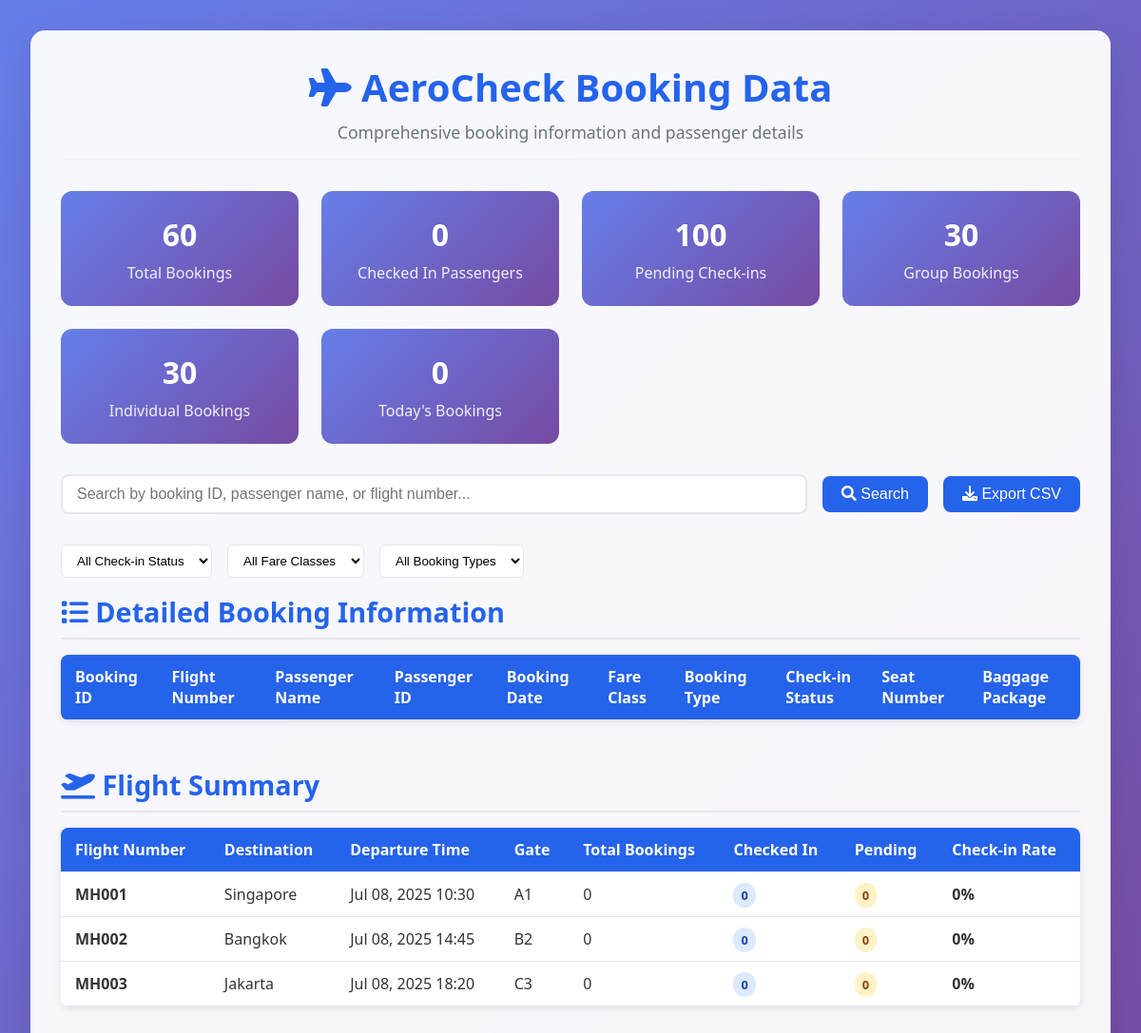
Before: /get_booking_data.php with the older database file.
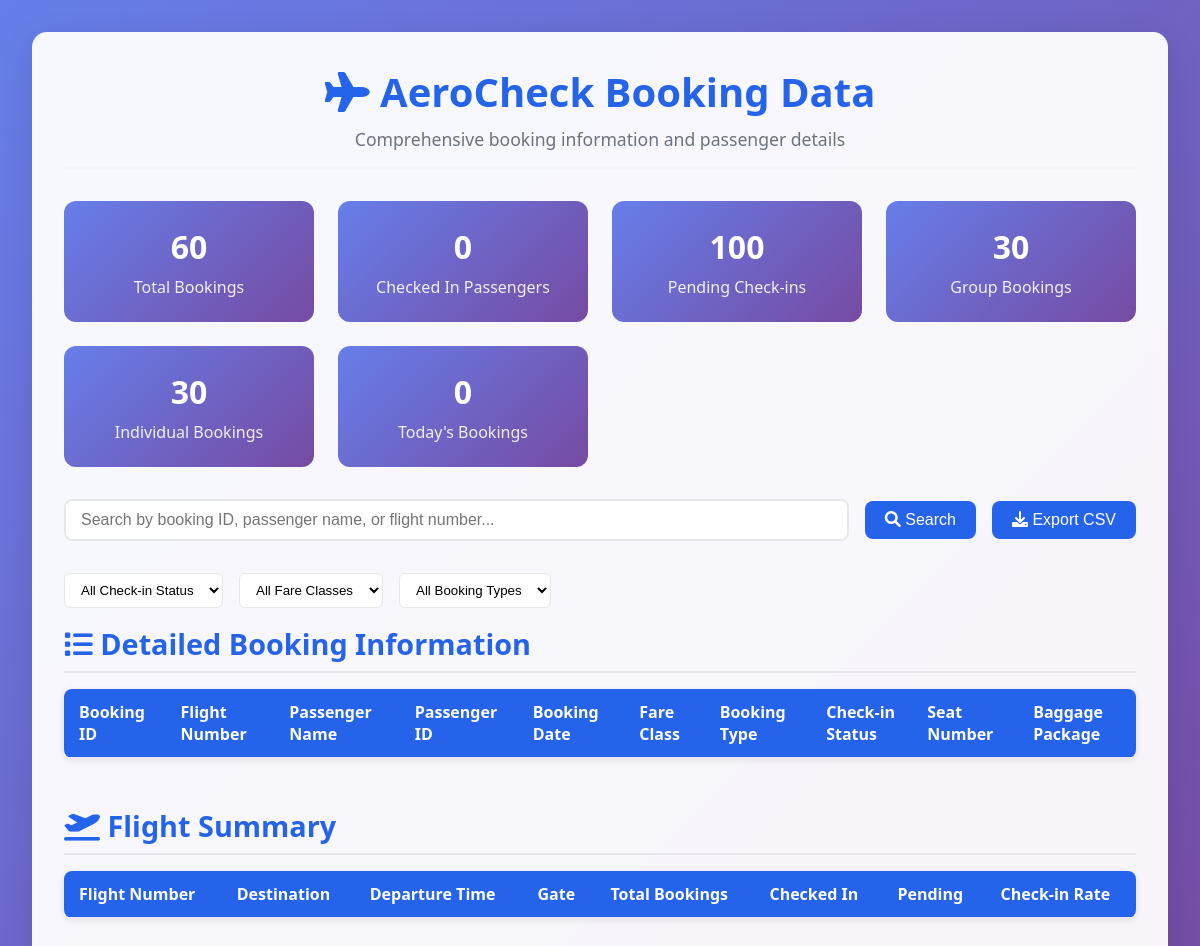
After: the same page with the newer database file.
### tables this page shows
CREATE TABLE IF NOT EXISTS `flights` (
    `flight_number` VARCHAR(20) PRIMARY KEY,
    `departure_time` DATETIME NOT NULL,
    `destination` VARCHAR(100) NOT NULL,
    `gate` VARCHAR(10) NOT NULL,
    `status` VARCHAR(20) DEFAULT 'On Time',
    `capacity` ENUM('182', '110') NOT NULL DEFAULT '182'
);

### get_booking_data.php (the view, shortened to what this page needs)
<?php
$dbconnect = include 'databaseconnect.php';
?>
<!DOCTYPE html>
<html lang="en">
<head>
    <link href="https://cdnjs.cloudflare.com/ajax/libs/font-awesome/6.0.0/css/all.min.css" rel="stylesheet">
</head>
<body>
    <div class="container">
        <div class="header">
            <h1><i class="fas fa-plane"></i> AeroCheck Booking Data</h1>
            <p>Comprehensive booking information and passenger details</p>
        </div>
        <?php
        try {
            $stats = [];
            $stmt = $dbconnect->query("SELECT COUNT(*) as total FROM bookings");
            $stats['total_bookings'] = $stmt->fetch(PDO::FETCH_ASSOC)['total'];
            $stmt = $dbconnect->query("SELECT COUNT(*) as checked_in FROM booking_passengers WHERE check_in_status = 'Checked In'");
            $stats['checked_in'] = $stmt->fetch(PDO::FETCH_ASSOC)['checked_in'];
            $stmt = $dbconnect->query("SELECT COUNT(*) as not_checked_in FROM booking_passengers WHERE check_in_status = 'Not Checked In'");
            $stats['not_checked_in'] = $stmt->fetch(PDO::FETCH_ASSOC)['not_checked_in'];
            $stmt = $dbconnect->query("SELECT COUNT(*) as group_bookings FROM bookings WHERE is_group_booking = TRUE");
            $stats['group_bookings'] = $stmt->fetch(PDO::FETCH_ASSOC)['group_bookings'];
            $stmt = $dbconnect->query("SELECT COUNT(*) as individual_bookings FROM bookings WHERE is_group_booking = FALSE");
            $stats['individual_bookings'] = $stmt->fetch(PDO::FETCH_ASSOC)['individual_bookings'];
            $stmt = $dbconnect->query("SELECT COUNT(*) as today_bookings FROM bookings WHERE DATE(booking_date) = CURDATE()");
            $stats['today_bookings'] = $stmt->fetch(PDO::FETCH_ASSOC)['today_bookings'];
        ?>
        <div class="stats-grid">
            <div class="stat-card">
                <h3><?= $stats['total_bookings'] ?></h3>
                <p>Total Bookings</p>
            </div>
            <div class="stat-card">
                <h3><?= $stats['checked_in'] ?></h3>
                <p>Checked In Passengers</p>
            </div>
            <div class="stat-card">
                <h3><?= $stats['not_checked_in'] ?></h3>
                <p>Pending Check-ins</p>
            </div>
            <div class="stat-card">
                <h3><?= $stats['group_bookings'] ?></h3>
                <p>Group Bookings</p>
            </div>
            <div class="stat-card">
                <h3><?= $stats['individual_bookings'] ?></h3>
                <p>Individual Bookings</p>
            </div>
            <div class="stat-card">
                <h3><?= $stats['today_bookings'] ?></h3>
                <p>Today's Bookings</p>
            </div>
        </div>
        <div class="search-box">
            <input type="text" id="searchInput" placeholder="Search by booking ID, passenger name, or flight number...">
            <button onclick="filterTable()"><i class="fas fa-search"></i> Search</button>
            <button class="export-btn" onclick="exportToCSV()"><i class="fas fa-download"></i> Export CSV</button>
        </div>
        <div class="filter-options">
            <select id="statusFilter" onchange="filterTable()">
                <option value="">All Check-in Status</option>
            </select>
            <select id="fareClassFilter" onchange="filterTable()">
                <option value="">All Fare Classes</option>
            </select>
            <select id="bookingTypeFilter" onchange="filterTable()">
                <option value="">All Booking Types</option>
            </select>
        </div>
        <div class="section">
            <h2><i class="fas fa-list"></i> Detailed Booking Information</h2>
            <div class="table-container">
                <table id="bookingTable">
                    <thead>
                        <tr>
                            <th>Booking ID</th>
                            <th>Flight Number</th>
                            <th>Passenger Name</th>
                            <th>Passenger ID</th>
                            <th>Booking Date</th>
                            <th>Fare Class</th>
                            <th>Booking Type</th>
                            <th>Check-in Status</th>
                            <th>Seat Number</th>
                            <th>Baggage Package</th>
                        </tr>
                    </thead>
                </table>
            </div>
        </div>
        <div class="section">
            <h2><i class="fas fa-plane-departure"></i> Flight Summary</h2>
            <div class="table-container">
                <table>
                    <thead>
                        <tr>
                            <th>Flight Number</th>
                            <th>Destination</th>
                            <th>Departure Time</th>
                            <th>Gate</th>
                            <th>Total Bookings</th>
                            <th>Checked In</th>
                            <th>Pending</th>
                            <th>Check-in Rate</th>
                        </tr>
                    </thead>
                    <tbody>
                        <?php
                        $stmt = $dbconnect->query("
                            SELECT
                                f.flight_number,
                                f.destination,
                                f.departure_time,
                                f.gate,
                                COUNT(bp.id) as total_passengers,
                                SUM(CASE WHEN bp.check_in_status = 'Checked In' THEN 1 ELSE 0 END) as checked_in,
                                SUM(CASE WHEN bp.check_in_status = 'Not Checked In' THEN 1 ELSE 0 END) as pending
                            FROM flights f
                            LEFT JOIN bookings b ON f.flight_number = b.flight_number
                            LEFT JOIN booking_passengers bp ON b.booking_id = bp.booking_id
                            GROUP BY f.flight_number
                            ORDER BY f.departure_time
                        ");
                        while ($row = $stmt->fetch(PDO::FETCH_ASSOC)) {
                            $checkInRate = $row['total_passengers'] > 0 ?
                                round(($row['checked_in'] / $row['total_passengers']) * 100, 1) : 0;
                            echo "<tr>";
                            echo "<td><strong>{$row['flight_number']}</strong></td>";
                            echo "<td>{$row['destination']}</td>";
                            echo "<td>" . date('M d, Y H:i', strtotime($row['departure_time'])) . "</td>";
                            echo "<td>{$row['gate']}</td>";
                            echo "<td>{$row['total_passengers']}</td>";
                            echo "<td><span class='status-badge status-checked-in'>{$row['checked_in']}</span></td>";
                            echo "<td><span class='status-badge status-not-checked-in'>{$row['pending']}</span></td>";
                            echo "<td><strong>{$checkInRate}%</strong></td>";
                            echo "</tr>";
                        }
                        ?>
                    </tbody>
                </table>
            </div>
        </div>
        <?php
        } catch (PDOException $e) {
            echo "<div style='background: #fee2e2; color: #dc2626; padding: 1rem; border-radius: 8px; margin: 1rem 0;'>";
            echo "<strong>Database Error:</strong> " . $e->getMessage();
            echo "</div>";
        }
        ?>
    </div>
</body>
</html>

### get_booking_data.php (style rules this page uses)
* { margin: 0; padding: 0; box-sizing: border-box; }
body { font-family: 'Segoe UI', Tahoma, Geneva, Verdana, sans-serif; background: linear-gradient(135deg, #667eea 0%, #764ba2 100%); min-height: 100vh; color: #333; padding: 2rem; }
.container { max-width: 1400px; margin: 0 auto; background: rgba(255, 255, 255, 0.95); backdrop-filter: blur(10px); border-radius: 15px; box-shadow: 0 8px 32px rgba(0, 0, 0, 0.1); padding: 2rem; }
.header { text-align: center; margin-bottom: 2rem; padding-bottom: 1rem; border-bottom: 2px solid #f1f5f9; }
.header h1 { color: #2563eb; font-size: 2.5rem; margin-bottom: 0.5rem; }
.header p { color: #6b7280; font-size: 1.1rem; }
.stats-grid { display: grid; grid-template-columns: repeat(auto-fit, minmax(250px, 1fr)); gap: 1.5rem; margin-bottom: 2rem; }
.stat-card { background: linear-gradient(135deg, #667eea, #764ba2); color: white; padding: 1.5rem; border-radius: 12px; text-align: center; }
.stat-card h3 { font-size: 2rem; margin-bottom: 0.5rem; }
.stat-card p { opacity: 0.9; }
.section { margin-bottom: 3rem; }
.section h2 { color: #2563eb; font-size: 1.8rem; margin-bottom: 1rem; padding-bottom: 0.5rem; border-bottom: 2px solid #e5e7eb; }
.table-container { overflow-x: auto; background: #f8fafc; border-radius: 8px; box-shadow: 0 2px 8px rgba(0, 0, 0, 0.1); }
table { width: 100%; border-collapse: collapse; background: white; }
th, td { padding: 12px 15px; text-align: left; border-bottom: 1px solid #e5e7eb; }
th { background: #2563eb; color: white; font-weight: 600; position: sticky; top: 0; }
.search-box { margin-bottom: 2rem; display: flex; gap: 1rem; align-items: center; }
.search-box input { padding: 10px 15px; border: 2px solid #e5e7eb; border-radius: 8px; font-size: 1rem; flex: 1; }
.search-box button { padding: 10px 20px; background: #2563eb; color: white; border: none; border-radius: 8px; cursor: pointer; font-size: 1rem; }
.filter-options { display: flex; gap: 1rem; margin-bottom: 1rem; flex-wrap: wrap; }
.filter-options select { padding: 8px 12px; border: 1px solid #e5e7eb; border-radius: 6px; background: white; }
.export-btn { background: #10b981; color: white; padding: 10px 20px; border: none; border-radius: 8px; cursor: pointer; font-size: 1rem; margin-left: auto; }
.status-badge { padding: 4px 8px; border-radius: 12px; font-size: 0.8rem; font-weight: 600; text-transform: uppercase; }
.status-checked-in { background: #dbeafe; color: #1e40af; }
.status-not-checked-in { background: #fef3c7; color: #92400e; }

Changed rows visible on the page:
removed flights: flight_number "MH001", destination "Singapore", departure_time "Jul 08, 2025 10:30", gate "A1", total_passengers "0", checked_in "0", pending "0", checkInRate "0"
removed flights: flight_number "MH002", destination "Bangkok", departure_time "Jul 08, 2025 14:45", gate "B2", total_passengers "0", checked_in "0", pending "0", checkInRate "0"
removed flights: flight_number "MH003", destination "Jakarta", departure_time "Jul 08, 2025 18:20", gate "C3", total_passengers "0", checked_in "0", pending "0", checkInRate "0"
